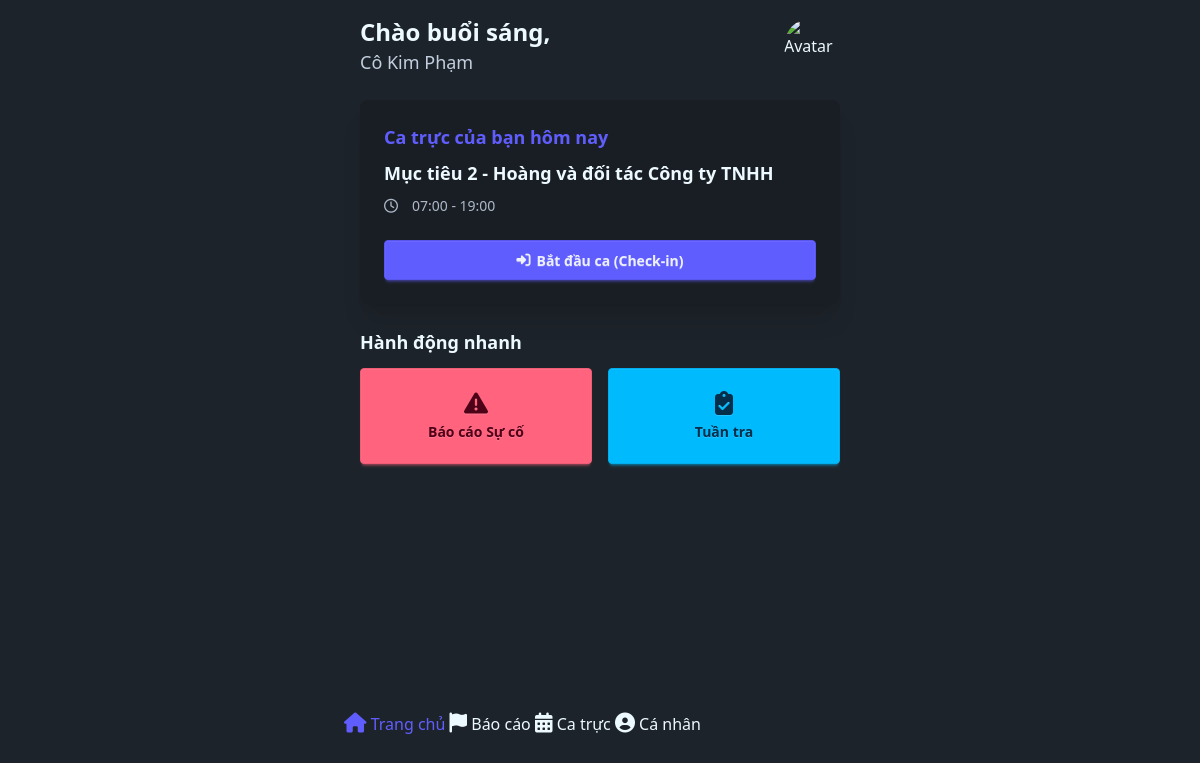
The page /operations/mobile/dashboard/ (signed in) on the database its author committed.
### users/models.py (models this page shows, shortened)
class NhanVien(models.Model):
    class GioiTinh(models.TextChoices):
        NAM = "M", "Nam"
        NU = "F", "Nữ"
        KHAC = "O", "Khác"
    class TrangThaiLamViec(models.TextChoices):
        THU_VIEC = "THUVIEC", "Thử việc"
        CHINH_THUC = "CHINHTHUC", "Chính thức"
        TAM_HOAN = "TAMHOAN", "Tạm hoãn"
        NGHI_VIEC = "NGHIVIEC", "Đã nghỉ việc"
    class LoaiHopDong(models.TextChoices):
        XAC_DINH_THOI_HAN = "XDTH", "Xác định thời hạn"
        KHONG_XAC_DINH_THOI_HAN = "KXDTH", "Không xác định thời hạn"
        THOI_VU = "THOIVU", "Thời vụ"
    user = models.OneToOneField(
        settings.AUTH_USER_MODEL, on_delete=models.CASCADE, verbose_name="Tài khoản đăng nhập",
        null=True, blank=True
    )
    phong_ban = models.ForeignKey(
        PhongBan, on_delete=models.SET_NULL, null=True, blank=True, verbose_name="Phòng ban"
    )
    chuc_danh = models.ForeignKey(
        ChucDanh, on_delete=models.SET_NULL, null=True, blank=True, verbose_name="Chức danh"
    )
    ma_nhan_vien = models.CharField("Mã số nhân viên", max_length=20, unique=True, editable=False)
    anh_the = models.ImageField("Ảnh thẻ", upload_to="anh_the/", null=True, blank=True)
    ho_ten = models.CharField("Họ và Tên", max_length=255)
    ngay_sinh = models.DateField("Ngày sinh")
    gioi_tinh = models.CharField("Giới tính", max_length=1, choices=GioiTinh.choices)
    so_cccd = models.CharField("Số CCCD/CMND", max_length=20, unique=True)
    sdt_chinh = models.CharField("SĐT chính", max_length=15)
    email = models.EmailField("Email", unique=True, null=True, blank=True)
    dia_chi_thuong_tru = models.CharField("Địa chỉ thường trú", max_length=255, blank=True)
    dia_chi_tam_tru = models.CharField("Địa chỉ tạm trú", max_length=255, blank=True)
    nguoi_lien_he_khan_cap = models.CharField("Người liên hệ khẩn cấp", max_length=255, blank=True)
    sdt_khan_cap = models.CharField("SĐT khẩn cấp", max_length=15, blank=True)
    ngay_vao_lam = models.DateField("Ngày vào làm", null=True, blank=True)
    trang_thai_lam_viec = models.CharField(
        "Trạng thái làm việc", max_length=10, choices=TrangThaiLamViec.choices, default=TrangThaiLamViec.THU_VIEC
    )
    loai_hop_dong = models.CharField("Loại hợp đồng", max_length=10, choices=LoaiHopDong.choices, blank=True)
    so_tai_khoan = models.CharField("Số tài khoản ngân hàng", max_length=20, blank=True)
    ngan_hang = models.CharField("Tên ngân hàng", max_length=255, blank=True)
    chi_nhanh_ngan_hang = models.CharField("Chi nhánh", max_length=255, blank=True)
    class Meta:
        verbose_name = "Nhân viên"
        verbose_name_plural = "Danh sách Nhân viên"

### operations/models.py (models this page shows, shortened)
class PhanCongCaTruc(models.Model):
    vi_tri_chot = models.ForeignKey(
        ViTriChot, on_delete=models.CASCADE, verbose_name="Vị trí chốt"
    )
    nhan_vien = models.ForeignKey(
        NhanVien, on_delete=models.CASCADE, verbose_name="Nhân viên"
    )
    ca_lam_viec = models.ForeignKey(
        CaLamViec, on_delete=models.CASCADE, verbose_name="Ca làm việc"
    )
    ngay_truc = models.DateField("Ngày trực", db_index=True)
    class Meta:
        verbose_name = "Phân công ca trực"
        verbose_name_plural = "Bảng Phân công ca trực"
        unique_together = ("vi_tri_chot", "nhan_vien", "ngay_truc", "ca_lam_viec")
        ordering = ["ngay_truc", "ca_lam_viec__gio_bat_dau"]
    @property
    def check_in(self):
        if hasattr(self, 'chamcong'):
            return self.chamcong.thoi_gian_check_in
        return None

class ViTriChot(models.Model):
    muc_tieu = models.ForeignKey(
        MucTieu,
        on_delete=models.CASCADE,
        related_name="vi_tri_chot",
        verbose_name="Mục tiêu",
    )
    ten_vi_tri = models.CharField("Tên vị trí", max_length=255)
    class Meta:
        verbose_name = "Vị trí chốt"
        verbose_name_plural = "Danh sách Vị trí chốt"

class CaLamViec(models.Model):
    ten_ca = models.CharField("Tên ca", max_length=100)
    gio_bat_dau = models.TimeField("Giờ bắt đầu")
    gio_ket_thuc = models.TimeField("Giờ kết thúc")
    class Meta:
        verbose_name = "Ca làm việc"
        verbose_name_plural = "Danh sách Ca làm việc"
        ordering = ['gio_bat_dau'] # Sắp xếp ca theo giờ bắt đầu

### clients/models.py (models this page shows, shortened)
class MucTieu(models.Model):
    hop_dong = models.ForeignKey(
        HopDong,
        on_delete=models.CASCADE,
        related_name="muc_tieu",
        verbose_name="Hợp đồng",
    )
    ten_muc_tieu = models.CharField("Tên mục tiêu", max_length=255)
    dia_chi = models.TextField("Địa chỉ Mục tiêu")
    nguoi_lien_he = models.CharField("Người liên hệ tại Mục tiêu", max_length=255)
    sdt_lien_he = models.CharField("SĐT liên hệ", max_length=20)
    quan_ly_muc_tieu = models.ForeignKey(
        "users.NhanVien",
        on_delete=models.SET_NULL,
        null=True,
        blank=True,
        related_name="muc_tieu_quan_ly",
        verbose_name="Chỉ huy trưởng/Quản lý",
    )
    class Meta:
        verbose_name = "Mục tiêu Bảo vệ"
        verbose_name_plural = "Danh sách Mục tiêu"

### operations/views.py (the view)
# urls.py: path('mobile/dashboard/', views.mobile_dashboard, name='mobile_dashboard'),
@login_required
def mobile_dashboard(request):
    nhan_vien = request.user.nhanvien
    today = timezone.now().date()
    phan_congs = PhanCongCaTruc.objects.filter(
        nhan_vien=nhan_vien, ngay_truc=today
    ).prefetch_related('chamcong')
    ca_truc_hom_nay = phan_congs.order_by('ca_lam_viec__gio_bat_dau').first()
    context = {
        'nhan_vien': nhan_vien,
        'ca_truc_hom_nay': ca_truc_hom_nay,
    }
    return render(request, 'operations/mobile/dashboard.html', context)

### main/context_processors.py (called while the page is built)
def company_info(request):
    try:
        company = CompanyProfile.objects.first()
    except CompanyProfile.DoesNotExist:
        company = None
    return {"company": company}

### operations/templates/operations/mobile/dashboard.html (shortened to what this page needs)
{% extends "operations/mobile/base_mobile_revamped.html" %}
{% load static %}
{% block content %}
<div class="space-y-6">
    <div class="flex justify-between items-center">
        <div>
            <h1 class="text-2xl font-bold">Chào buổi sáng,</h1>
            <p class="text-lg text-base-content/80">{{ nhan_vien.ho_ten }}</p>
        </div>
        <div class="avatar">
            <div class="w-14 rounded-full">
                {% if nhan_vien.anh_the %}
                    <img src="{{ nhan_vien.anh_the.url }}" alt="Avatar">
                {% else %}
                    <img src="{% static 'img/default-avatar.png' %}" alt="Avatar">
                {% endif %}
            </div>
        </div>
    </div>
    {% if ca_truc_hom_nay %}
    <div class="card bg-base-200 shadow-xl">
        <div class="card-body">
            <h2 class="card-title text-primary">Ca trực của bạn hôm nay</h2>
            <p class="font-bold text-lg">{{ ca_truc_hom_nay.vi_tri_chot.muc_tieu.ten_muc_tieu }}</p>
            <div class="flex items-center text-base-content/70">
                <i class="far fa-clock w-5 mr-2"></i>
                <span>{{ ca_truc_hom_nay.ca_lam_viec.gio_bat_dau|time:"H:i" }} - {{ ca_truc_hom_nay.ca_lam_viec.gio_ket_thuc|time:"H:i" }}</span>
            </div>
            <div class="card-actions justify-end mt-4">
                {% if not ca_truc_hom_nay.check_in %}
                    <button class="btn btn-primary w-full" onclick="checkin_modal.showModal()">
                        <i class="fas fa-sign-in-alt"></i> Bắt đầu ca (Check-in)
                    </button>
                {% elif ca_truc_hom_nay.check_in and not ca_truc_hom_nay.check_out %}
                     <button class="btn btn-error w-full" onclick="checkout_modal.showModal()">
                        <i class="fas fa-sign-out-alt"></i> Kết thúc ca (Check-out)
                    </button>
                {% else %}
                     <div class="btn btn-disabled w-full">
                        <i class="fas fa-check-circle"></i> Đã hoàn thành ca
                    </div>
                {% endif %}
            </div>
        </div>
    </div>
    {% endif %}
    <div>
        <h2 class="text-lg font-semibold mb-3">Hành động nhanh</h2>
        <div class="grid grid-cols-2 gap-4">
            <a href="{% url 'operations:bao_cao_su_co' %}" class="btn btn-error h-24 flex-col">
                <i class="fas fa-exclamation-triangle text-2xl"></i>
                <span class="font-semibold">Báo cáo Sự cố</span>
            </a>
            <a href="{% url 'inspection:mobile_tuan_tra' %}" class="btn btn-info h-24 flex-col">
                <i class="fas fa-clipboard-check text-2xl"></i>
                <span class="font-semibold">Tuần tra</span>
            </a>
        </div>
    </div>
</div>
{% endblock %}

### rows shown on the page
NhanVien: ho_ten "Cô Kim Phạm"
PhanCongCaTruc: vi_tri_chot.muc_tieu.ten_muc_tieu "Mục tiêu 2 - Hoàng và đối tác Công ty TNHH", ca_lam_viec.gio_bat_dau "07:00", ca_lam_viec.gio_ket_thuc "19:00"
